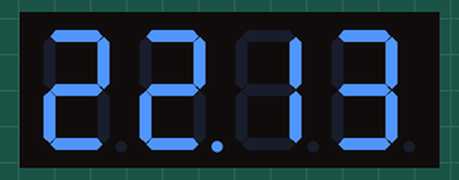
A sketch run on a simulated Arduino Uno, built with avr-gcc and run on an emulated ATmega328P. Parts: 4-digit seven-segment display. What the sketch prints to the serial monitor is not drawn.

Above: at 0.1 s.
At 4.1 s:
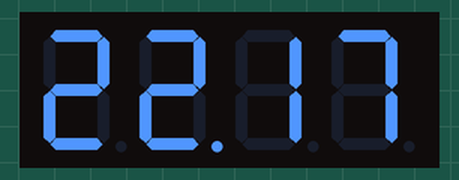
At 9.1 s:
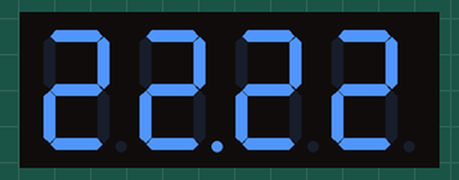
At 19.1 s:
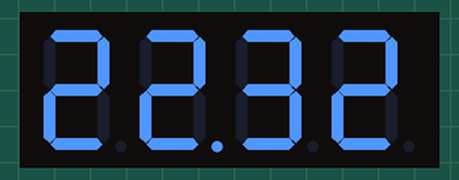
At 29.1 s:
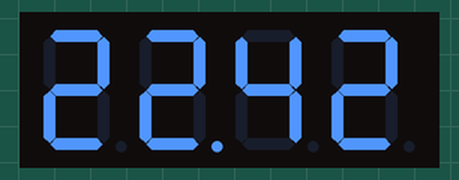
At 39.1 s:
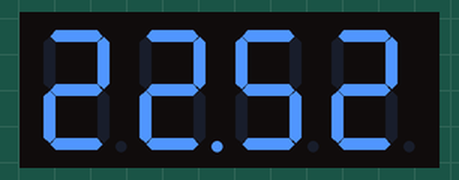

The sketch:

2._segments.ino
```cpp
#include "SevSeg.h"
#include <stdio.h>
#include <string.h>
SevSeg sevseg; //Initiate a seven segment controller object
int result = 0;
unsigned long lastUpdateTime = 0; // Variable to store the last update time

void setup() {
    byte numDigits = 4;
    byte digitPins[] = {2, 3, 4, 5};
    byte segmentPins[] = {6, 7, 8, 9, 10, 11, 12, 13};
    bool resistorsOnSegments = 0;
    // variable above indicates that 4 resistors were placed on the digit pins.
    // set variable to 1 if you want to use 8 resistors on the segment pins.
    sevseg.begin(COMMON_CATHODE, numDigits, digitPins, segmentPins, resistorsOnSegments);
    sevseg.setBrightness(70);
    Serial.begin(9600);
    getTime();
    sevseg.setNumber(result, 2);
}

void loop() {
    unsigned long int current_time = millis();
    if (current_time - lastUpdateTime >= 1000){
      // getTime();
      result++;
      sevseg.setNumber(result, 2);
      lastUpdateTime = current_time;
    }
    sevseg.refreshDisplay(); // Must run repeatedly


}

void getTime(){
    char ct[] = __TIME__;
    for(int i = 0; i<5; i++){
      Serial.println(ct[i]);
    }

    char ct2[4] = {0};
    for (int i = 0; i<5; i++){
      if (i<2){
        ct2[i] = ct[i];
      }
      else if (i>2){
        ct2[i-1] = ct[i];
      }
    }
    result = atoi(ct2);
    Serial.println(result);
}
```

Measured:
- what the display in image 1 shows lasts 1.0 s, from 4.0 s to 5.0 s
